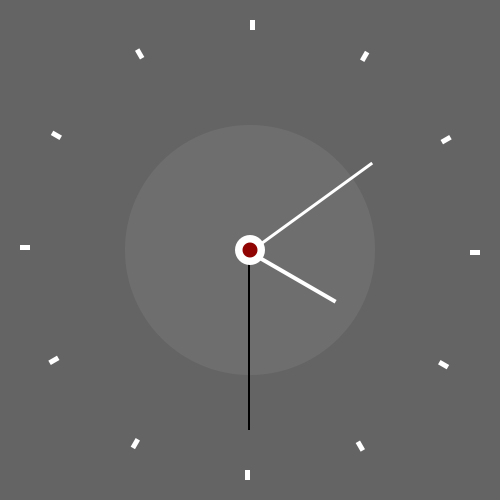
Frame 1 (no input)
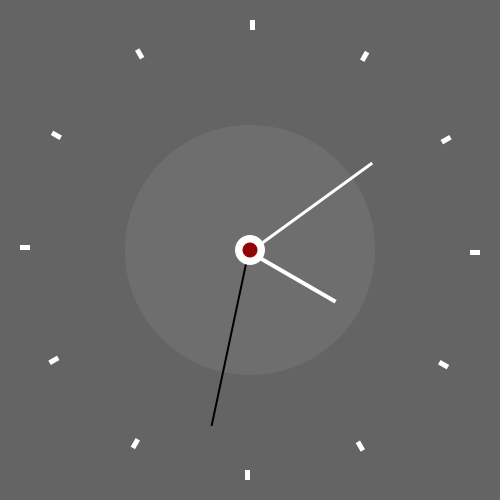
Frame 60 (the mouse pressed at the canvas centre just before this capture)
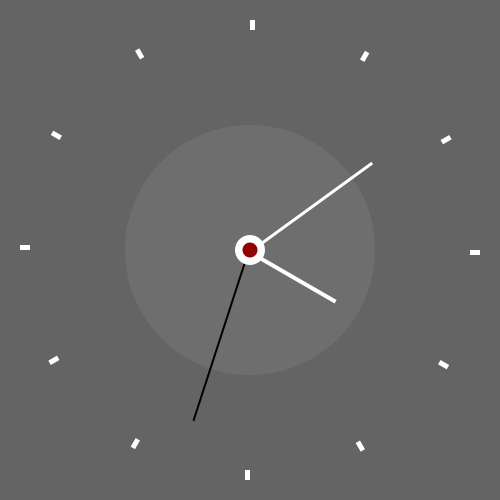
Frame 120 (the mouse held since frame 60 and released just before this capture)

The Processing sketch that drew these frames (run headless with seeded random() and noise(); from frame 60 on, the mouse is pressed at the canvas centre):

// Processing sketch: processing_120253
// ── processing_120253.pde

void setup()
{
  size(500,500);
}

void draw()
{
  background(100);
  
  translate(width/2,height/2);
  float sekunden = map (second (),0,60,0,360);
  float minuten = map (minute(),0,60,0,360);
  float stunden = map(hour(),0,12,0,360);
  
  pushMatrix();
  fill(110);
  noStroke();
  ellipse(0,0,250,250);
  popMatrix();
  
  //sekunden 
  pushMatrix();
  noStroke();
  fill(0);
  rotate(radians(sekunden));
  rect(0,-180,2,180);
  popMatrix();
  
  //minuten
  pushMatrix();
  noStroke();
  fill(255);
  rotate(radians(minuten));
  rect(0,-150,3,150);
  popMatrix();
  
  //stunden
  pushMatrix();
  noStroke();
  fill(255);
  rotate(radians(stunden));
  rect(0,-100,4,100);
  popMatrix();
  
  pushMatrix();
  fill(255);
  ellipse(0,0,30,30);
  popMatrix();
  
  pushMatrix();
  fill(144,4,4);
  noStroke();
  ellipse(0,0,15,15);
  popMatrix();
  
   for (int i=0; i<360; i+=30)
 { 
    pushMatrix();
    rotate(radians(i));
    translate(0,-230);
    fill(255);
    noStroke();
    rect(0, 0,5,10);
    popMatrix();
 }

  
  
}
